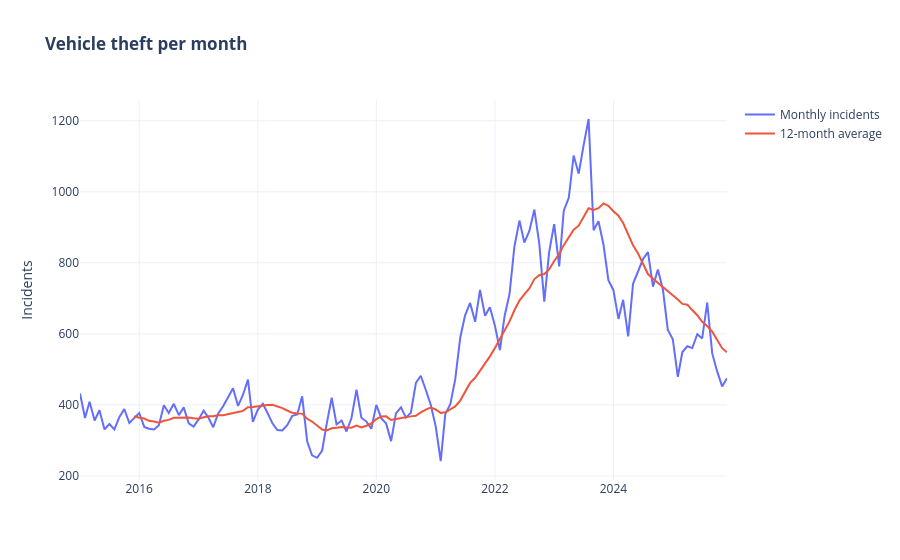

The notebook cell saved with this chart:
### Markdown cell above
## 7. Vehicle theft
Vehicle theft is the category that moves differently from the others. Here is its monthly evolution, smoothed with a 12-month rolling average to show the trend beyond seasonal noise.

### Code cell
vehicle = full[full["CATEGORY"] == "Vehicle theft"]
monthly_vt = monthly_counts(full, "Vehicle theft").to_frame("Monthly incidents")
monthly_vt["12-month average"] = monthly_vt["Monthly incidents"].rolling(12).mean()

fig = px.line(monthly_vt, y=["Monthly incidents", "12-month average"],
              title="<b>Vehicle theft per month</b>")
fig.update_layout(legend_title_text="", xaxis_title=None, yaxis_title="Incidents")
fig.show()

peak_month = monthly_vt["Monthly incidents"].idxmax()
print("Peak year: {} ({:,} incidents, {:+.0%} vs {})".format(
    peak_year, yearly.loc[peak_year, "Vehicle theft"],
    yearly.loc[peak_year, "Vehicle theft"] / yearly.loc[BASE_YEAR, "Vehicle theft"] - 1, BASE_YEAR))
print("Busiest month:", peak_month.strftime("%B %Y"))

### Figure 1 — Plotly figure (JSON) as saved in the notebook; plotly's stock layout.template omitted (floating-point values rounded to 4 significant figures; data arrays with more than 128 entries replaced by an {"elided": "..."} marker saying what was removed)
{"data": [{"hovertemplate": "variable=Monthly incidents<br>DATE=%{x}<br>value=%{y}<extra></extra>", "legendgroup": "Monthly incidents", "line": {"color": "#636efa", "dash": "solid"}, "marker": {"symbol": "circle"}, "mode": "lines", "name": "Monthly incidents", "orientation": "v", "showlegend": true, "type": "scatter", "x": {"elided": "132 str values"}, "xaxis": "x", "y": {"elided": "132 float values"}, "yaxis": "y"}, {"hovertemplate": "variable=12-month average<br>DATE=%{x}<br>value=%{y}<extra></extra>", "legendgroup": "12-month average", "line": {"color": "#EF553B", "dash": "solid"}, "marker": {"symbol": "circle"}, "mode": "lines", "name": "12-month average", "orientation": "v", "showlegend": true, "type": "scatter", "x": {"elided": "132 str values"}, "xaxis": "x", "y": {"elided": "132 float values"}, "yaxis": "y"}], "layout": {"legend": {"title": {"text": ""}, "tracegroupgap": 0}, "title": {"text": "<b>Vehicle theft per month</b>"}, "xaxis": {"anchor": "y", "domain": [0, 1], "title": {}}, "yaxis": {"anchor": "x", "domain": [0, 1], "title": {"text": "Incidents"}}}}
